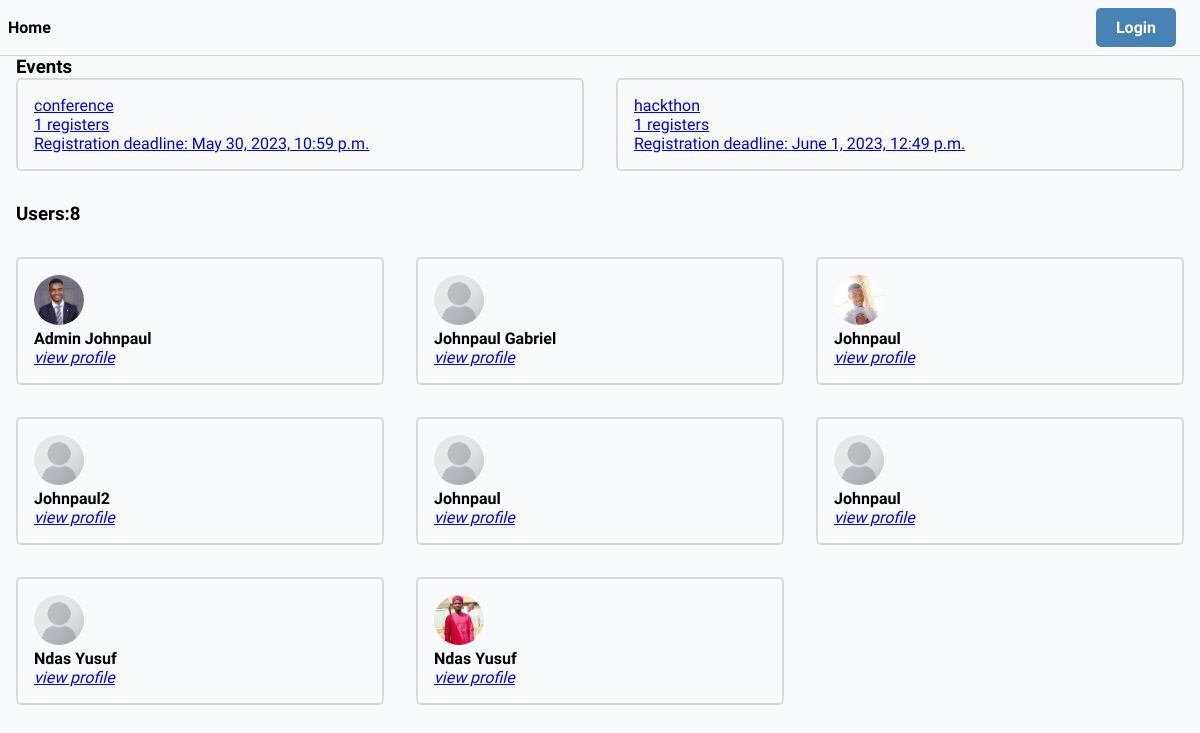
Before: / with the older database file.
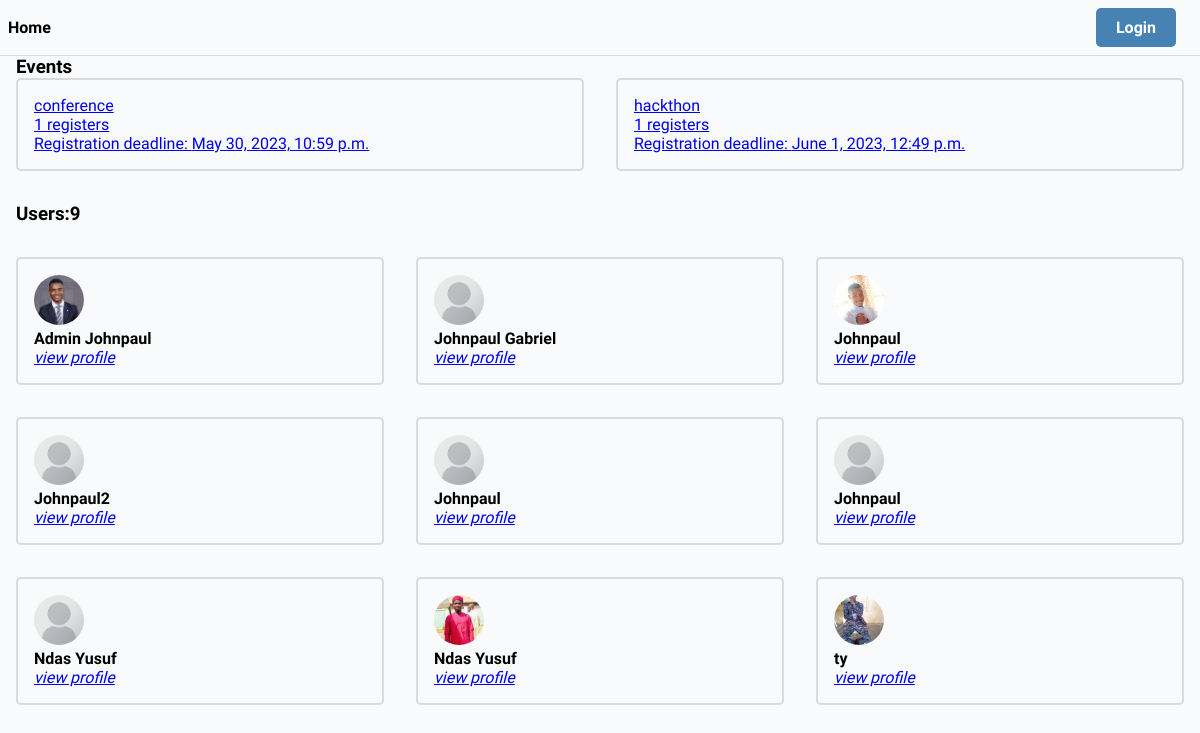
After: the same page with the newer database file.
### core/models.py (models this page shows, shortened)
class Event(models.Model):
    name = models.CharField(max_length=200)
    description = models.TextField( null=True, blank=True)
    participants = models.ManyToManyField(User, blank=True, related_name='events')
    start_date = models.DateTimeField(null=True)
    end_date = models.DateTimeField(null=True)
    registration_deadline = models.DateTimeField(null=True)
    updated = models.DateTimeField(auto_now=True)
    created = models.DateTimeField(auto_now_add=True)
    id = models.UUIDField(primary_key=True, editable=False, unique=True, default=uuid.uuid4)
    def get_absolute_url(self):
        return reverse('event', args=[self.id])

### users/models.py (models this page shows, shortened)
class User(AbstractUser):
    username = models.CharField(max_length=100, null=True, blank=True)
    name = models.CharField(max_length=100)
    email = models.EmailField(unique=True)
    bio = models.TextField(null= True, blank=True)
    hackthon_participant = models.BooleanField(default=True, null=False)
    avatar = ResizedImageField(size = [200, 200] ,default = 'avatars/profile.jpeg', null=True)
    id = models.UUIDField(primary_key=True, editable=False, unique=True, default=uuid.uuid4)
    USERNAME_FIELD = 'email' #makes username exempted
    REQUIRED_FIELDS = ['username']    #a must use when you use USERNAME_FIELD

### core/views.py (the view, shortened to what this page needs)
# urls.py: path('', IndexView.as_view(), name='index'),
class IndexView(View):
    def get(self, request):
        try:
            limit = int(request.GET.get('limit'))
        except:
            limit = 20
        print("-----------------------------")
        print(limit)
        users = get_user_model()
        Users = users.objects.filter(hackthon_participant=True)
        events = Event.objects.all()
        count = Users.count()
        context = {
            'users':Users,
            'events': events,
            'count': count,
            'user_list':Users[0:limit]
        }
        return render(request, 'core/index.html', context)

### templates/core/index.html (shortened to what this page needs)
{% extends 'base.html' %}
{% block content %}
    <section>
        <h3>Events</h3>
        <div class="event-list">
            {% for event in events %}
                <a href="{{event.get_absolute_url}}">
                    <div class="event-wrapper">
                        <p>{{event.name}}
                        <p>{{event.participants.all.count}} registers</p>
                        <p>Registration deadline: {{event.registration_deadline}}</p>
                    </div>
                </a>
            {% endfor %}
        </div>
    </section>
    <section class="section">
        <h3>Users:{{count}}</h3>
        <div class="users-list section">
            {% for user in user_list %}
                <div class="user-wrapper">
                    <img src="{{user.avatar.url}}" class="avatar" alt="{{user.name}}">
                <h4>{{user.name}}</h4>
                 <a href="{% url 'user-profile' user.id %}"><i>view profile</i></a>
                </div>
            {% endfor %}
        </div>
    </section>
{% endblock content %}

Changed rows visible on the page:
added User: avatar (picture), name "ty"
Other visible differences:
{{ count }}: "8" → "9"
